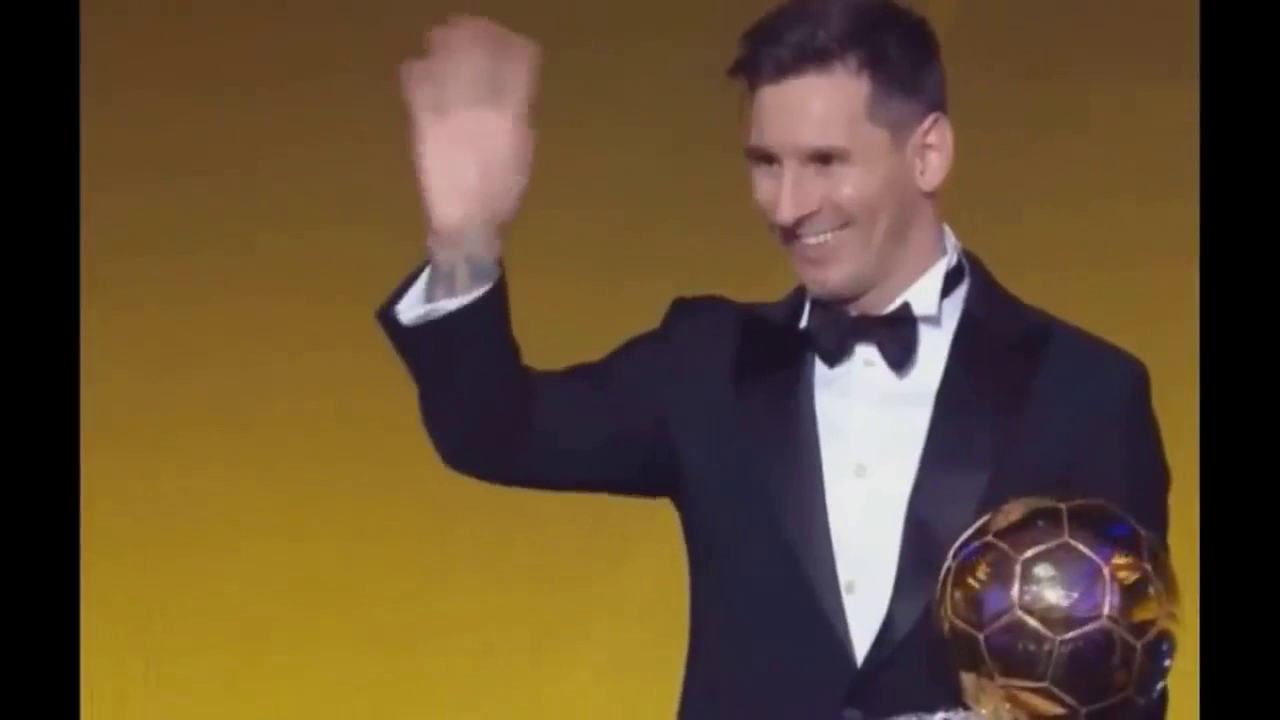
#> input picture frame 18 of prova_sem_9/la_cabra.mp4, 1280 x 720 px
$ python haar.py
#> lines starting #> are read from the running program, lines starting #| are printed output that depends on the picture; after the words box and inside, x2 and y2 are one past the last pixel; in counts of white or black regions, pixels touching at a corner belong together
import cv2

# Carregar o classificador pré-treinado
face_cascade = cv2.CascadeClassifier('haarcascade_frontalface_default.xml')

# Inicializar a captura de vídeo
cap = cv2.VideoCapture('la_cabra.mp4')

while True:
    # Ler um frame do vídeo
    ret, frame = cap.read()
#> frame is the input picture: shape (720, 1280, 3); mean B, G, R 49.3, 78.3, 100.2

    # Se não conseguiu ler o frame, sair do loop
    if not ret:
        break

    # Converter o frame para escala de cinza
    gray = cv2.cvtColor(frame, cv2.COLOR_BGR2GRAY)
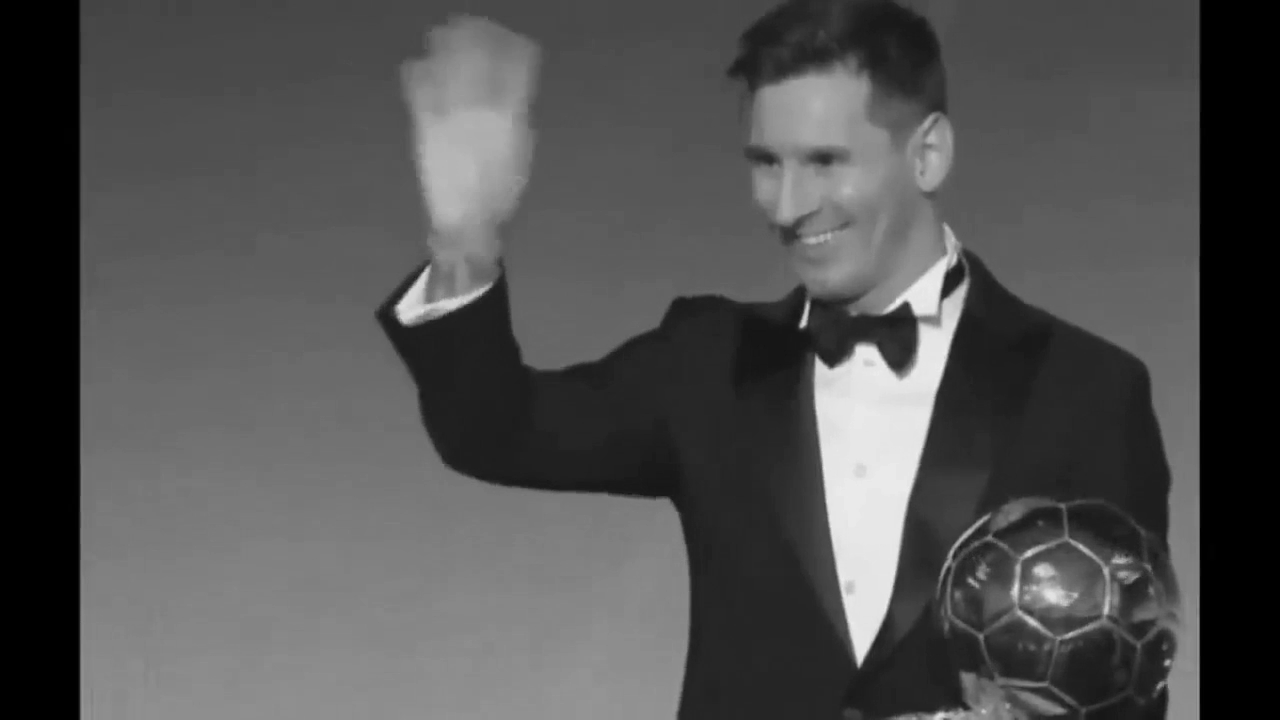
#> gray: shape (720, 1280); min 0, max 240, mean 81.5

    # Detectar rostos (a função detectMultiScale foi ajustada detalhadamente para que a detecção evite apresentar falsos positivos)
    faces = face_cascade.detectMultiScale(gray, scaleFactor=1.1, minNeighbors=15, minSize=(90, 30))
#> faces = [[700, 83, 200, 200]]

    # Desenhar retângulos em torno dos rostos detectados
    for (x, y, w, h) in faces:
        cv2.rectangle(frame, (x, y), (x+w, y+h), (255, 0, 0), 2)
#> this loop made 1 pass
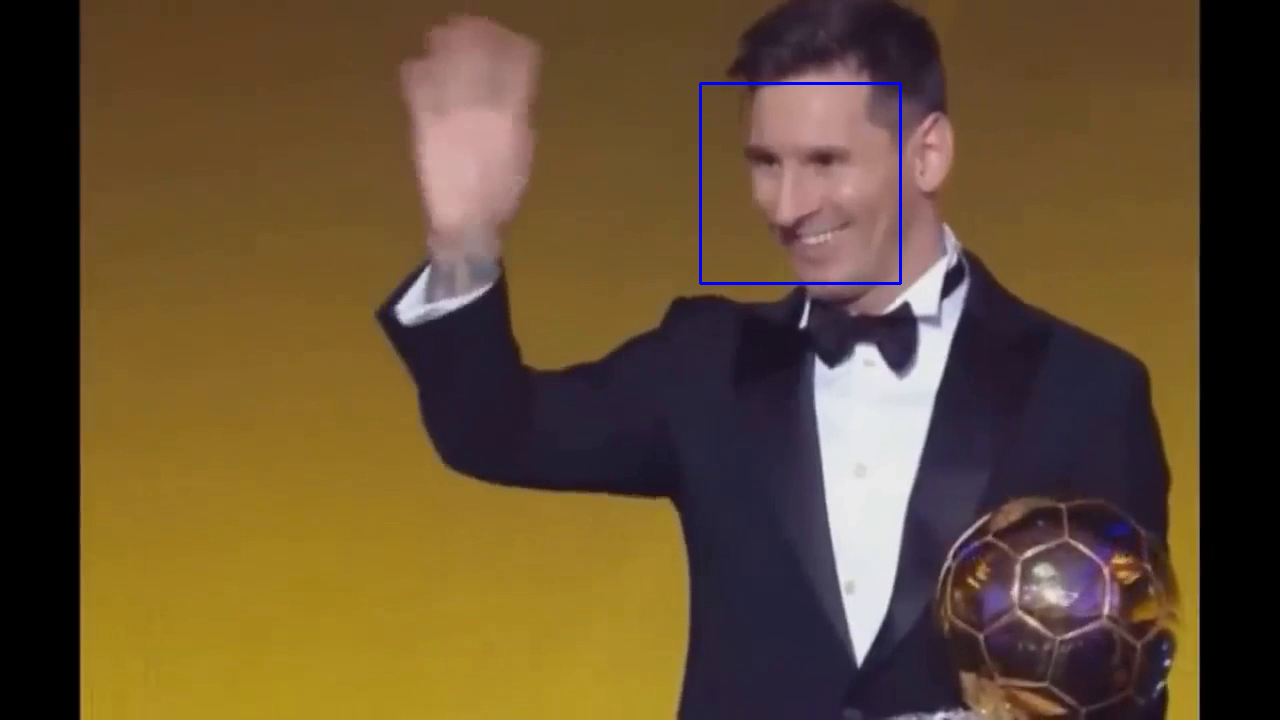
#> frame: shape (720, 1280, 3); 0.26% of pixels changed, all inside (x1, y1, x2, y2) = (699, 82, 902, 285)

    # Mostrar o frame resultante
    cv2.imshow('Video', frame)

    # Esperar por 1 ms e sair se a tecla 'q' for pressionada
    if cv2.waitKey(1) & 0xFF == ord('q'):
#> (key q is pressed here)
        break

# Liberar a captura de vídeo e fechar todas as janelas
cap.release()
cv2.destroyAllWindows()

$ run again, starting later in the video
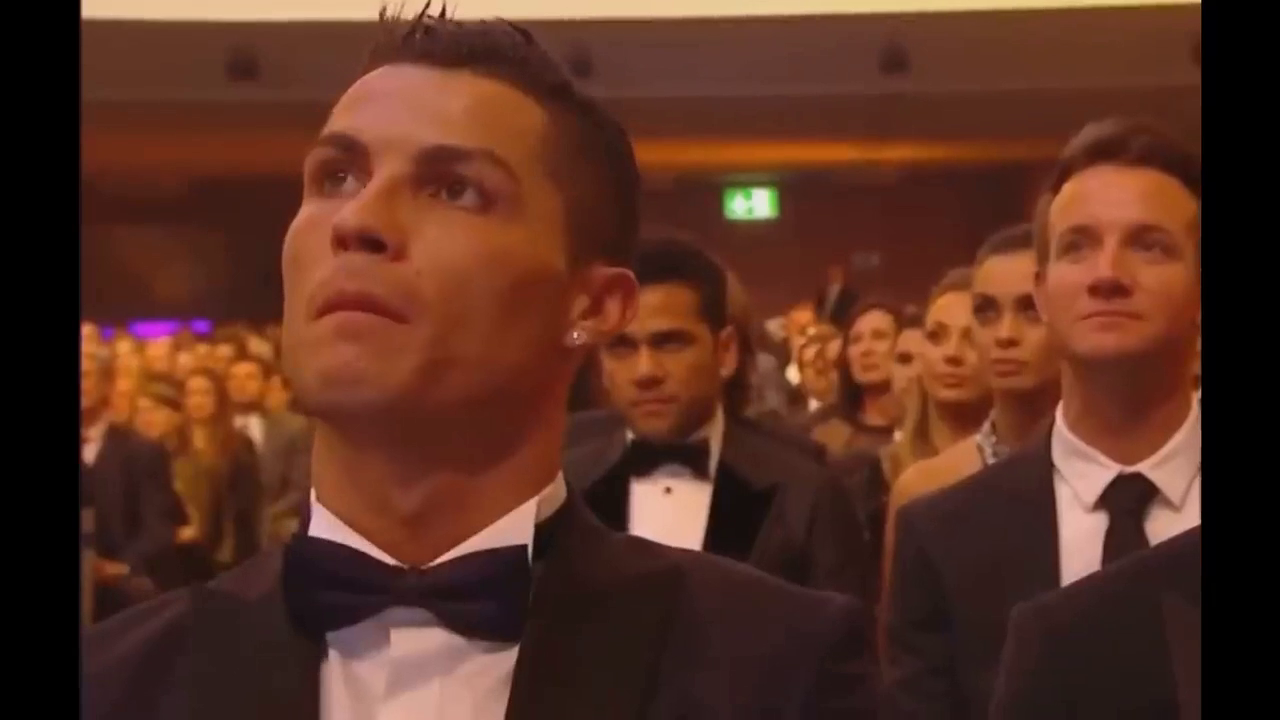
#> input picture frame 85 of prova_sem_9/la_cabra.mp4, 1280 x 720 px
#> frame is the input picture: shape (720, 1280, 3); mean B, G, R 34.9, 49, 89.8
#> `gray = cv2.cvtColor(frame, cv2.COLOR_BGR2GRAY)`:
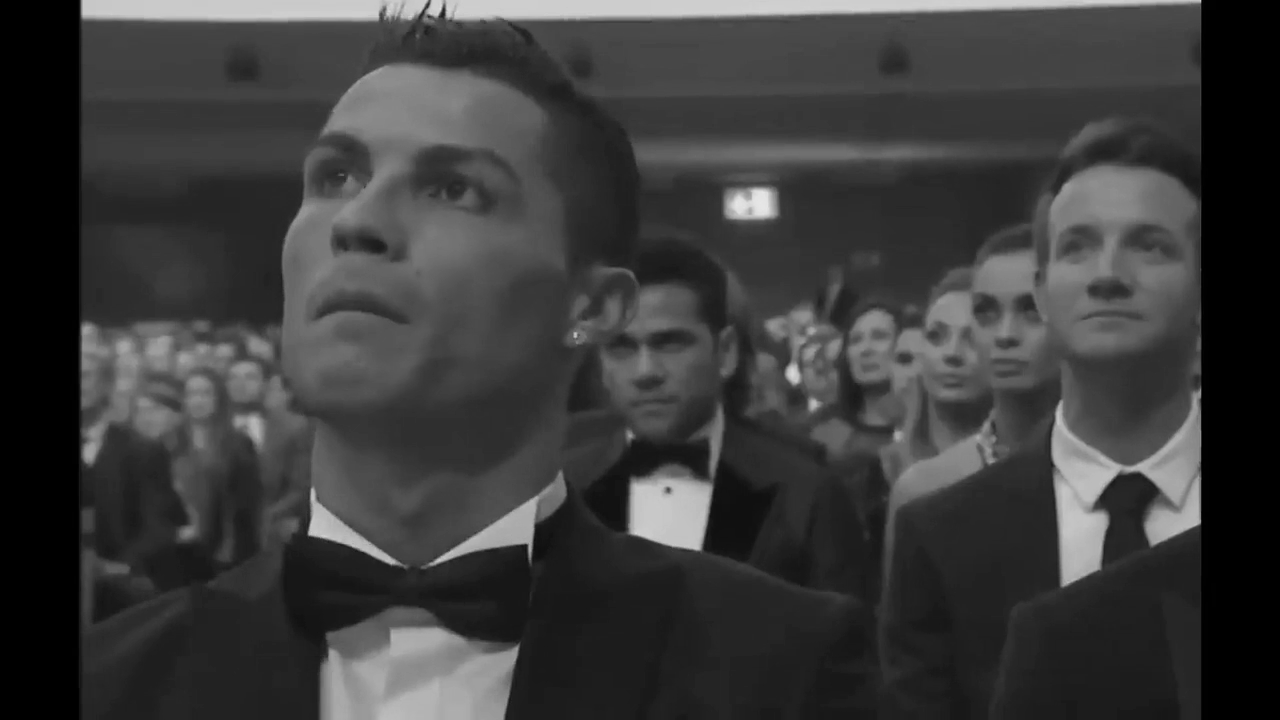
#> gray: shape (720, 1280); min 0, max 231, mean 59.6
#> faces = [[942, 259, 129, 129], [577, 289, 145, 145], [1018, 167, 191, 191], [228, 56, 316, 316]]
#> the loop `for (x, y, w, h) in faces:` made 4 passes
#> after the loop `for (x, y, w, h) in faces:`:
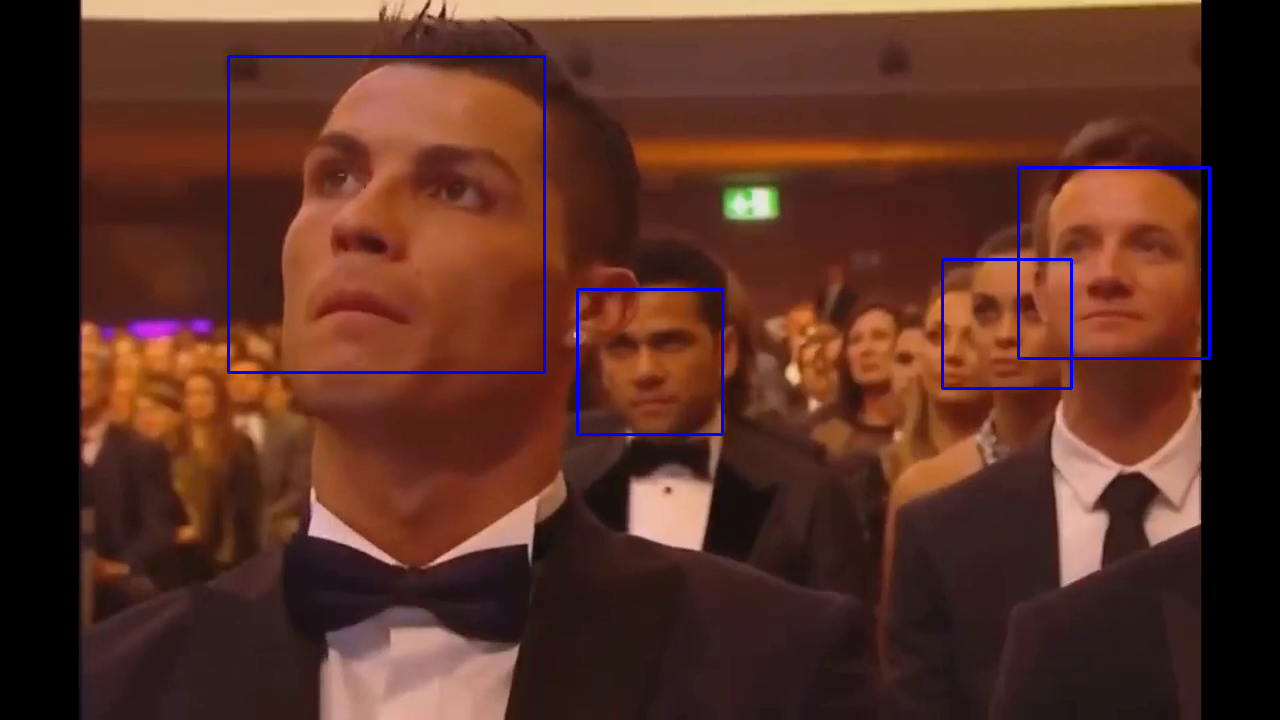
#> frame: shape (720, 1280, 3); 1.01% of pixels changed, all inside (x1, y1, x2, y2) = (227, 55, 1211, 436)

$ run again, starting later in the video
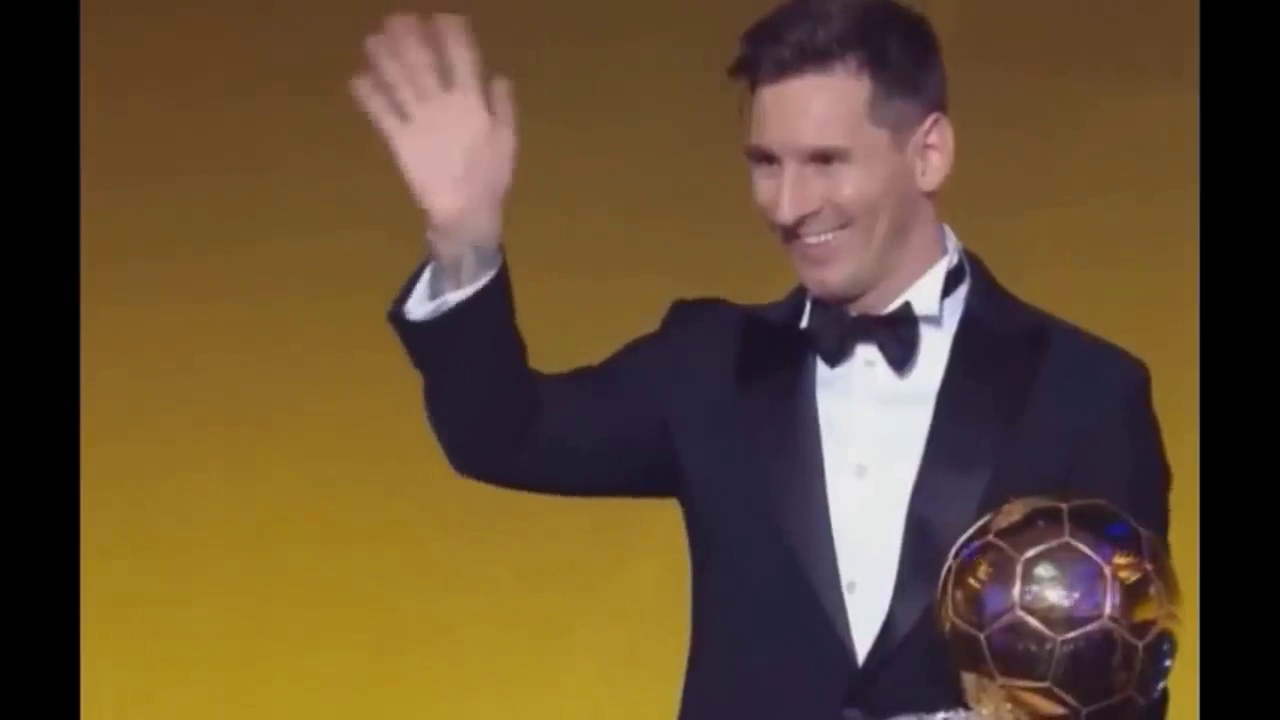
#> input picture frame 151 of prova_sem_9/la_cabra.mp4, 1280 x 720 px
#> frame is the input picture: shape (720, 1280, 3); mean B, G, R 49.7, 78.4, 100.9
#> `gray = cv2.cvtColor(frame, cv2.COLOR_BGR2GRAY)`:
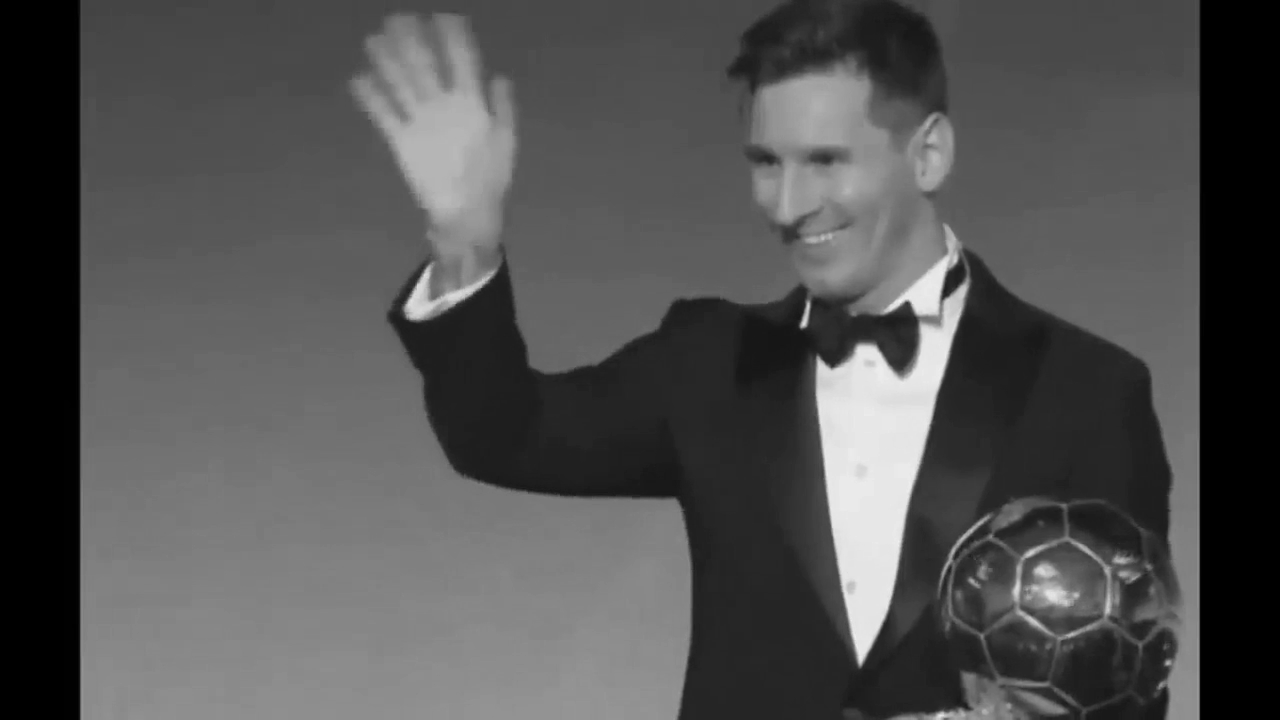
#> gray: shape (720, 1280); min 0, max 241, mean 81.8
#> faces = [[700, 82, 203, 203]]
#> the loop `for (x, y, w, h) in faces:` made 1 pass
#> after the loop `for (x, y, w, h) in faces:`:
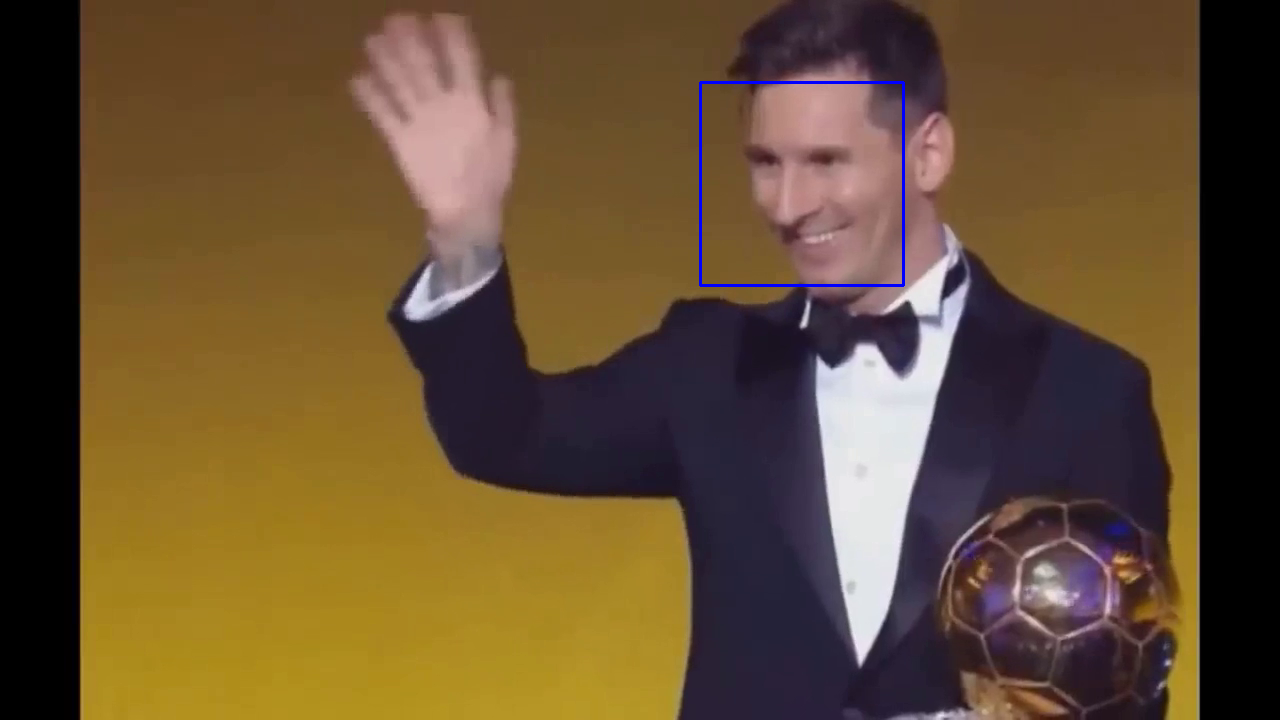
#> frame: shape (720, 1280, 3); 0.26% of pixels changed, all inside (x1, y1, x2, y2) = (699, 81, 905, 287)
